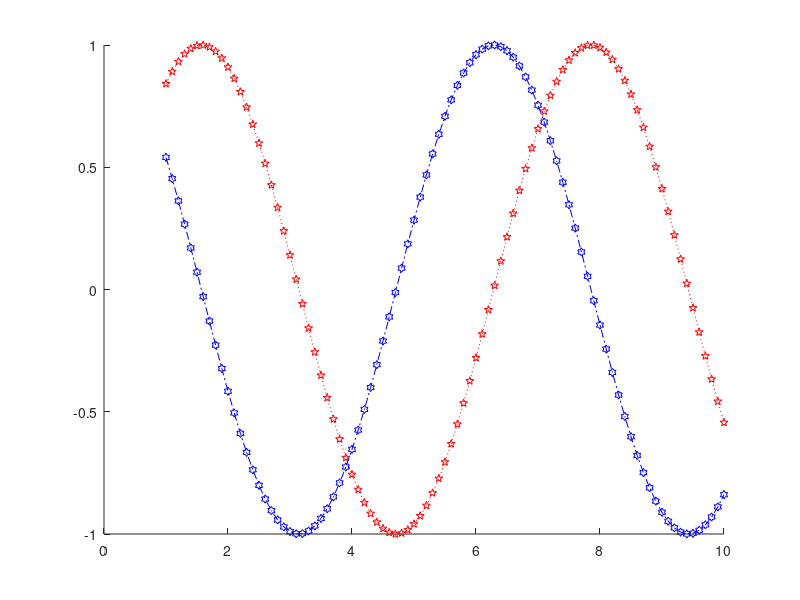
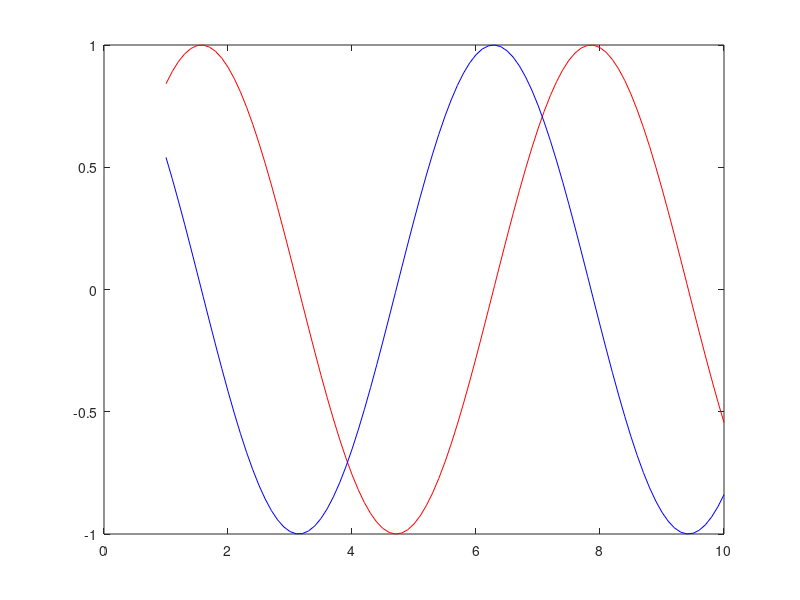
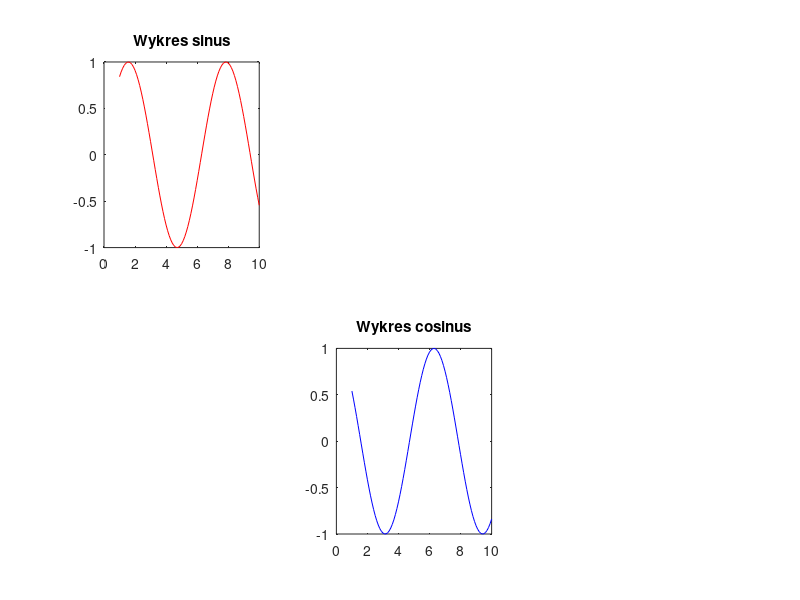

The MATLAB source for these figures, in order:
clc
close all
clear all


x = 1:0.1:10;
y = sin(x);
z = cos(x);

hold on
plot(x, y, ':pr')
plot(x, z, '-.hb')

figure
plot(x,y,'r',x,z,'b')
hold off

figure
subplot(2,3,1)
plot(x, y, 'r')
title('Wykres sinus')
subplot(2,3,5)
plot(x, z, 'b')
title('Wykres cosinus')